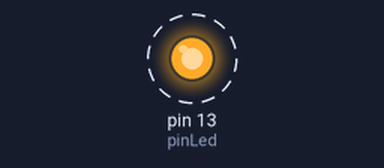
The sketch below on a simulated Arduino Uno, built with avr-gcc and run on an emulated ATmega328P. Shown: output pins drawn as LEDs (lit = HIGH). Dashed ring = blinking.

Above: at 0.05 s.
Timing chart, 0 to 3.0 s (numbered marks = the images above):
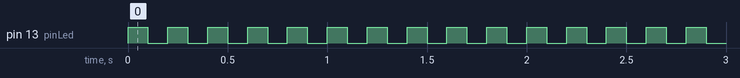

The sketch:

1000xLED_on_off_ex.ino
```cpp
/*
 * Example of 1000x set on/off LED
 * Created by Jarek Paral
 * RoboticsCamp 2016
 * RoboticsBrno
 * www.robotikabrno.cz
 */

int pinLed = LED_BUILTIN;

void setup() {
  pinMode(pinLed, OUTPUT);
  for(int i = 0; i < 1000; i++)
  {
     digitalWrite(pinLed, HIGH);
     delay(100);
     digitalWrite(pinLed, LOW);
     delay(100);
  }
}

void loop() {
}
```

Measured:
- by itself, pin 13 (pinLed): alternates HIGH for 0.10 s and LOW for 0.10 s
